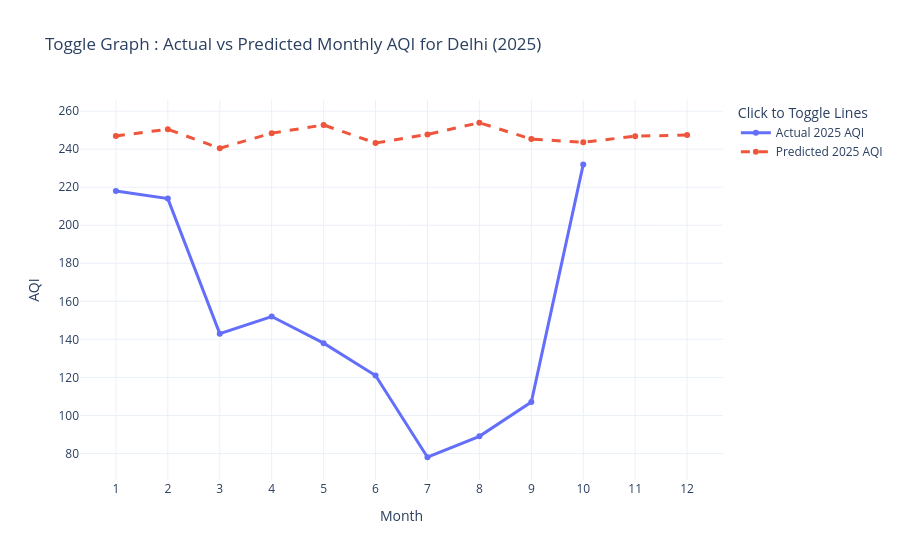

Notebook cell for this chart:
### Code cell
# ================================
# TOGGLE INTERACTIVE GRAPH - 2025
# ================================
import plotly.graph_objects as go

months = list(range(1,13))
actual_vals = [actuals_provided.get(m, None) for m in months]
pred_vals = [hybrid_preds.get(m, None) for m in months]

fig = go.Figure()

fig.add_trace(go.Scatter(
    x=months,
    y=actual_vals,
    mode="lines+markers",
    name="Actual 2025 AQI",
    line=dict(width=3),
    hovertemplate="Month: %{x}<br>Actual AQI: %{y:.2f}<extra></extra>"
))

fig.add_trace(go.Scatter(
    x=months,
    y=pred_vals,
    mode="lines+markers",
    name="Predicted 2025 AQI",
    line=dict(width=3, dash="dash"),
    hovertemplate="Month: %{x}<br>Predicted AQI: %{y:.2f}<extra></extra>"
))

fig.update_layout(
    title="Toggle Graph : Actual vs Predicted Monthly AQI for Delhi (2025)",
    xaxis_title="Month",
    yaxis_title="AQI",
    template="plotly_white",
    hovermode="x unified",
    legend=dict(title="Click to Toggle Lines"),
    xaxis=dict(tickmode='linear', tick0=1, dtick=1)
)

fig.show()

### Figure 1 — Plotly figure (JSON) as saved in the notebook; plotly's stock layout.template omitted (floating-point values rounded to 4 significant figures)
{"data": [{"hovertemplate": "Month: %{x}<br>Actual AQI: %{y:.2f}<extra></extra>", "line": {"width": 3}, "mode": "lines+markers", "name": "Actual 2025 AQI", "type": "scatter", "x": [1, 2, 3, 4, 5, 6, 7, 8, 9, 10, 11, 12], "y": [218, 214, 143, 152, 138, 121, 78, 89, 107, 232, null, null]}, {"hovertemplate": "Month: %{x}<br>Predicted AQI: %{y:.2f}<extra></extra>", "line": {"dash": "dash", "width": 3}, "mode": "lines+markers", "name": "Predicted 2025 AQI", "type": "scatter", "x": [1, 2, 3, 4, 5, 6, 7, 8, 9, 10, 11, 12], "y": [246.9, 250.5, 240.5, 248.4, 252.7, 243.2, 247.7, 253.9, 245.3, 243.6, 246.8, 247.5]}], "layout": {"hovermode": "x unified", "legend": {"title": {"text": "Click to Toggle Lines"}}, "title": {"text": "Toggle Graph : Actual vs Predicted Monthly AQI for Delhi (2025)"}, "xaxis": {"dtick": 1, "tick0": 1, "tickmode": "linear", "title": {"text": "Month"}}, "yaxis": {"title": {"text": "AQI"}}}}
